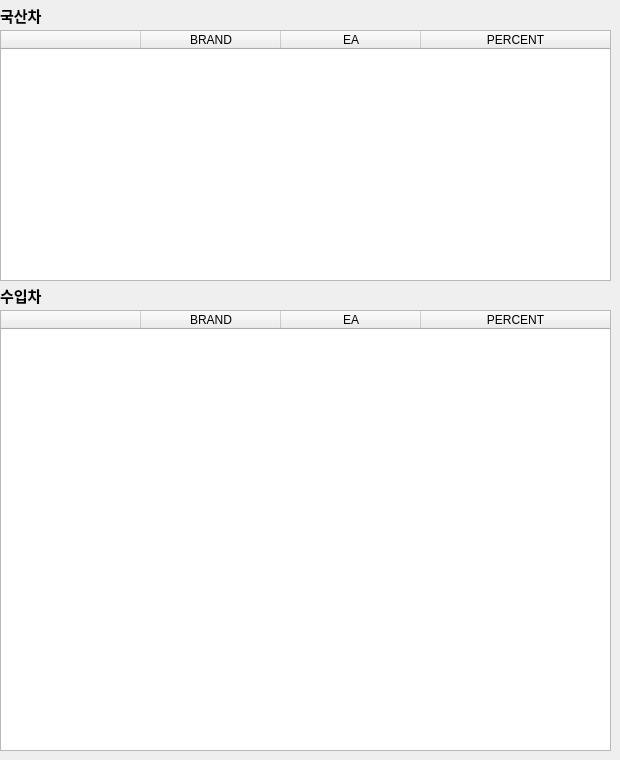
         <widget class="QWidget" name="page_7">
          <widget class="QTableWidget" name="tableWidget_2">
           <property name="geometry">
            <rect>
             <x>0</x>
             <y>30</y>
             <width>611</width>
             <height>251</height>
            </rect>
           </property>
           <property name="horizontalScrollBarPolicy">
            <enum>Qt::ScrollBarAlwaysOff</enum>
           </property>
           <property name="editTriggers">
            <set>QAbstractItemView::NoEditTriggers</set>
           </property>
           <property name="selectionMode">
            <enum>QAbstractItemView::ExtendedSelection</enum>
           </property>
           <property name="iconSize">
            <size>
             <width>30</width>
             <height>30</height>
            </size>
           </property>
           <attribute name="horizontalHeaderDefaultSectionSize">
            <number>140</number>
           </attribute>
           <attribute name="horizontalHeaderStretchLastSection">
            <bool>true</bool>
           </attribute>
           <column>
            <property name="text">
             <string/>
            </property>
           </column>
           <column>
            <property name="text">
             <string>BRAND</string>
            </property>
           </column>
           <column>
            <property name="text">
             <string>EA</string>
            </property>
           </column>
           <column>
            <property name="text">
             <string>PERCENT</string>
            </property>
           </column>
          </widget>
          <widget class="QTableWidget" name="tableWidget_6">
           <property name="geometry">
            <rect>
             <x>0</x>
             <y>310</y>
             <width>611</width>
             <height>441</height>
            </rect>
           </property>
           <property name="horizontalScrollBarPolicy">
            <enum>Qt::ScrollBarAlwaysOff</enum>
           </property>
           <property name="editTriggers">
            <set>QAbstractItemView::NoEditTriggers</set>
           </property>
           <property name="selectionMode">
            <enum>QAbstractItemView::ExtendedSelection</enum>
           </property>
           <property name="iconSize">
            <size>
             <width>30</width>
             <height>30</height>
            </size>
           </property>
           <attribute name="horizontalHeaderDefaultSectionSize">
            <number>140</number>
           </attribute>
           <attribute name="horizontalHeaderStretchLastSection">
            <bool>true</bool>
           </attribute>
           <column>
            <property name="text">
             <string/>
            </property>
           </column>
           <column>
            <property name="text">
             <string>BRAND</string>
            </property>
           </column>
           <column>
            <property name="text">
             <string>EA</string>
            </property>
           </column>
           <column>
            <property name="text">
             <string>PERCENT</string>
            </property>
           </column>
          </widget>
          <widget class="QLabel" name="label_101">
           <property name="geometry">
            <rect>
             <x>0</x>
             <y>0</y>
             <width>51</width>
             <height>31</height>
            </rect>
           </property>
           <property name="font">
            <font>
             <pointsize>11</pointsize>
             <bold>true</bold>
            </font>
           </property>
           <property name="text">
            <string>국산차</string>
           </property>
          </widget>
          <widget class="QLabel" name="label_102">
           <property name="geometry">
            <rect>
             <x>0</x>
             <y>280</y>
             <width>51</width>
             <height>31</height>
            </rect>
           </property>
           <property name="font">
            <font>
             <pointsize>11</pointsize>
             <bold>true</bold>
            </font>
           </property>
           <property name="text">
            <string>수입차</string>
           </property>
          </widget>
          <widget class="QLabel" name="label_103">
           <property name="geometry">
            <rect>
             <x>50</x>
             <y>0</y>
             <width>101</width>
             <height>31</height>
            </rect>
           </property>
           <property name="font">
            <font>
             <pointsize>11</pointsize>
             <bold>true</bold>
            </font>
           </property>
           <property name="text">
            <string/>
           </property>
          </widget>
          <widget class="QLabel" name="label_104">
           <property name="geometry">
            <rect>
             <x>50</x>
             <y>280</y>
             <width>101</width>
             <height>31</height>
            </rect>
           </property>
           <property name="font">
            <font>
             <pointsize>11</pointsize>
             <bold>true</bold>
            </font>
           </property>
           <property name="text">
            <string/>
           </property>
          </widget>
         </widget>
